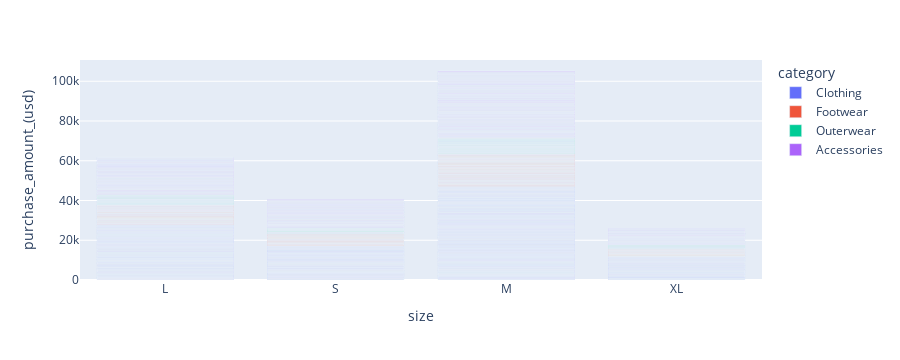

The notebook cell saved with this chart:
### Markdown cell above
## 11. Are there any correlations between the size of the product and the purchase amount?

### Code cell
shop_group = df.groupby('size')['purchase_amount_(usd)'].sum().reset_index()
fig  = px.bar(df , x = 'size' , y ='purchase_amount_(usd)',color = 'category' )
fig.show()

### Figure 1 — Plotly figure (JSON) as saved in the notebook; plotly's stock layout.template omitted (floating-point values rounded to 4 significant figures; data arrays with more than 128 entries replaced by an {"elided": "..."} marker saying what was removed)
{"data": [{"alignmentgroup": "True", "hovertemplate": "category=Clothing<br>size=%{x}<br>purchase_amount_(usd)=%{y}<extra></extra>", "legendgroup": "Clothing", "marker": {"color": "#636efa", "pattern": {"shape": ""}}, "name": "Clothing", "offsetgroup": "Clothing", "orientation": "v", "showlegend": true, "textposition": "auto", "type": "bar", "x": {"elided": "1737 str values"}, "xaxis": "x", "y": {"elided": "1737 int values"}, "yaxis": "y"}, {"alignmentgroup": "True", "hovertemplate": "category=Footwear<br>size=%{x}<br>purchase_amount_(usd)=%{y}<extra></extra>", "legendgroup": "Footwear", "marker": {"color": "#EF553B", "pattern": {"shape": ""}}, "name": "Footwear", "offsetgroup": "Footwear", "orientation": "v", "showlegend": true, "textposition": "auto", "type": "bar", "x": {"elided": "599 str values"}, "xaxis": "x", "y": {"elided": "599 int values"}, "yaxis": "y"}, {"alignmentgroup": "True", "hovertemplate": "category=Outerwear<br>size=%{x}<br>purchase_amount_(usd)=%{y}<extra></extra>", "legendgroup": "Outerwear", "marker": {"color": "#00cc96", "pattern": {"shape": ""}}, "name": "Outerwear", "offsetgroup": "Outerwear", "orientation": "v", "showlegend": true, "textposition": "auto", "type": "bar", "x": {"elided": "324 str values"}, "xaxis": "x", "y": {"elided": "324 int values"}, "yaxis": "y"}, {"alignmentgroup": "True", "hovertemplate": "category=Accessories<br>size=%{x}<br>purchase_amount_(usd)=%{y}<extra></extra>", "legendgroup": "Accessories", "marker": {"color": "#ab63fa", "pattern": {"shape": ""}}, "name": "Accessories", "offsetgroup": "Accessories", "orientation": "v", "showlegend": true, "textposition": "auto", "type": "bar", "x": {"elided": "1240 str values"}, "xaxis": "x", "y": {"elided": "1240 int values"}, "yaxis": "y"}], "layout": {"autosize": true, "barmode": "relative", "height": 360, "legend": {"title": {"text": "category"}, "tracegroupgap": 0}, "margin": {"t": 60}, "xaxis": {"anchor": "y", "autorange": true, "domain": [0, 1], "range": [-0.5, 3.5], "title": {"text": "size"}, "type": "category"}, "yaxis": {"anchor": "x", "autorange": true, "domain": [0, 1], "range": [0, 110700.0], "title": {"text": "purchase_amount_(usd)"}, "type": "linear"}}}
